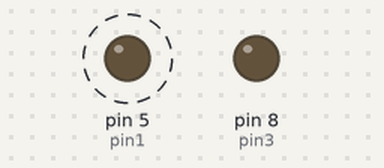
Recording of a sketch running on a simulated Arduino Uno, built with avr-gcc and run on an emulated ATmega328P. Parts: output pins drawn as LEDs (lit = HIGH). Dashed ring = blinking.

Above: at 0.5 s.
At 3.5 s:
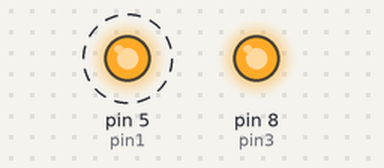
Timing chart, 0 to 5.2 s (numbered marks = the images above):
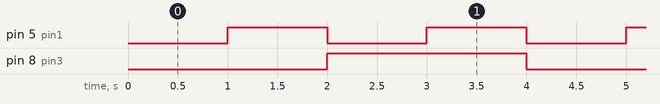

The sketch:

Two_Colour.ino
```cpp
int pin1 = 5; //双色LED管脚1
int pin3 = 8; //双色LED管脚3

void setup() {
  pinMode(pin1, OUTPUT); //设置管脚1为输出状态
  pinMode(pin3, OUTPUT); //设置管脚3为输出状态
}

void loop() {
  //熄灭
  digitalWrite(pin1, LOW);  //设置管脚1为LOW
  digitalWrite(pin3, LOW);  //设置管脚3为LOW
  delay(1000); //等待1000毫秒

  //颜色1亮
  digitalWrite(pin1, HIGH);  //设置管脚1为HIGH
  digitalWrite(pin3, LOW);  //设置管脚3为LOW
  delay(1000); //等待1000毫秒

  //颜色2亮
  digitalWrite(pin1, LOW);  //设置管脚1为LOW
  digitalWrite(pin3, HIGH);  //设置管脚3为HIGH
  delay(1000); //等待1000毫秒

  //颜色1亮 + 颜色2亮 （形成混合色）
  digitalWrite(pin1, HIGH);//设置管脚1为HIGH
  digitalWrite(pin3, HIGH);  //设置管脚3为HIGH
  delay(1000); //等待1000毫秒
}
```

Measured:
- by itself, pin 5 (pin1): alternates HIGH for 1.0 s and LOW for 1.0 s
- by itself, pin 8 (pin3): alternates HIGH for 2.0 s and LOW for 2.0 s
- by itself, everything shown: repeats every 4.0 s, in 4 steps
